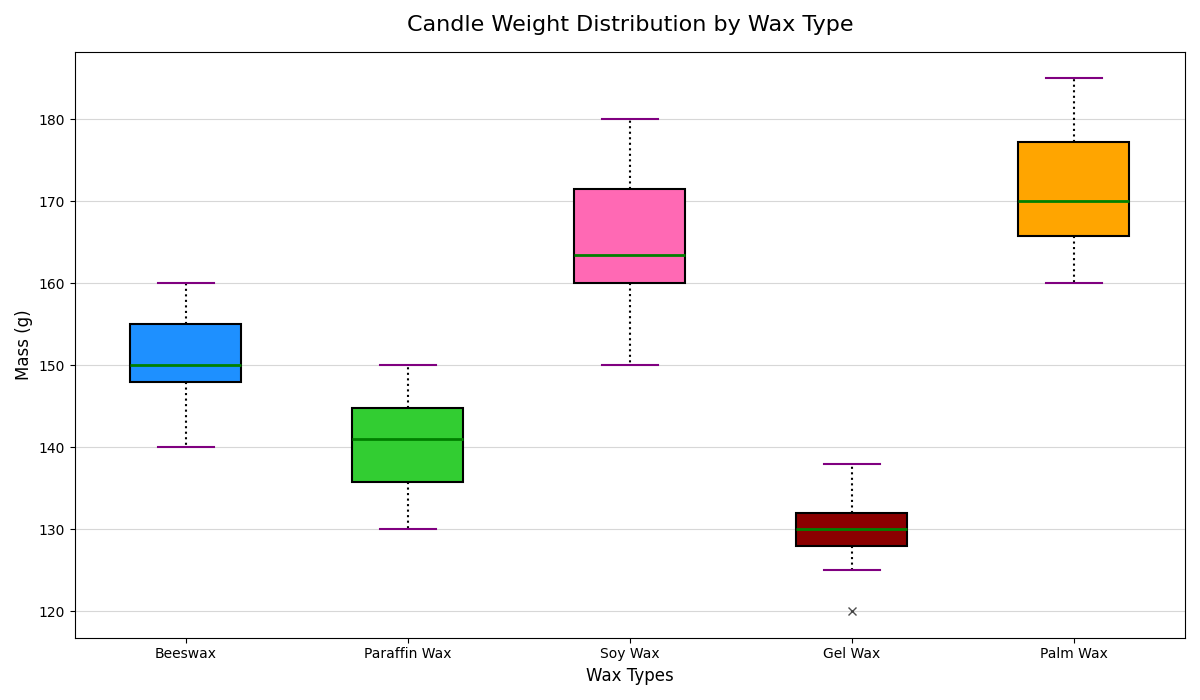

This figure's Python source:
import matplotlib.pyplot as plt

wax_types = ['Beeswax', 'Paraffin Wax', 'Soy Wax', 'Gel Wax', 'Palm Wax']

soy_wax_weights = [162, 170, 150, 175, 155, 160, 165, 180, 172, 160]
beeswax_weights = [150, 140, 150, 158, 145, 148, 155, 160, 148, 155]
paraffin_weights = [135, 142, 130, 135, 145, 138, 144, 150, 140, 148]
palm_wax_weights = [170, 160, 165, 185, 178, 168, 170, 165, 175, 180]
gel_wax_weights = [130, 132, 120, 125, 138, 128, 132, 130, 135, 128]

data = [beeswax_weights, paraffin_weights, soy_wax_weights, gel_wax_weights, palm_wax_weights]

colors = ['#1E90FF', '#32CD32', '#FF69B4', '#8B0000', '#FFA500']  # New color set

fig, ax = plt.subplots(figsize=(12, 7))

bp = ax.boxplot(data, vert=True, patch_artist=True,
                boxprops=dict(linewidth=1.5),
                whiskerprops=dict(linewidth=1.5, linestyle=':'),
                capprops=dict(linewidth=1.5, color='purple'),
                medianprops=dict(color='green', linewidth=2),
                flierprops=dict(marker='x', color='red', alpha=0.7))

for patch, color in zip(bp['boxes'], colors):
    patch.set_facecolor(color)

ax.set_title('Candle Weight Distribution by Wax Type', fontsize=16, pad=15)
ax.set_xlabel('Wax Types', fontsize=12)
ax.set_ylabel('Mass (g)', fontsize=12)
ax.set_xticklabels(wax_types, fontsize=10)

ax.grid(axis='y', linestyle='-', alpha=0.5)

plt.tight_layout()

plt.show()
